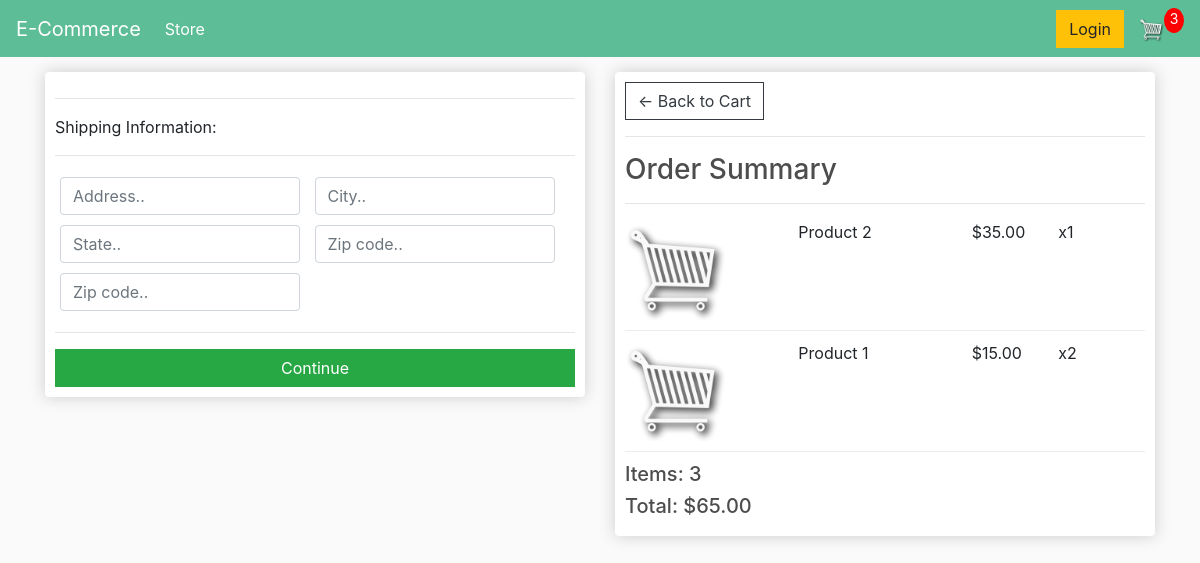
/checkout/ (signed in), run on an earlier commit of the app's database.
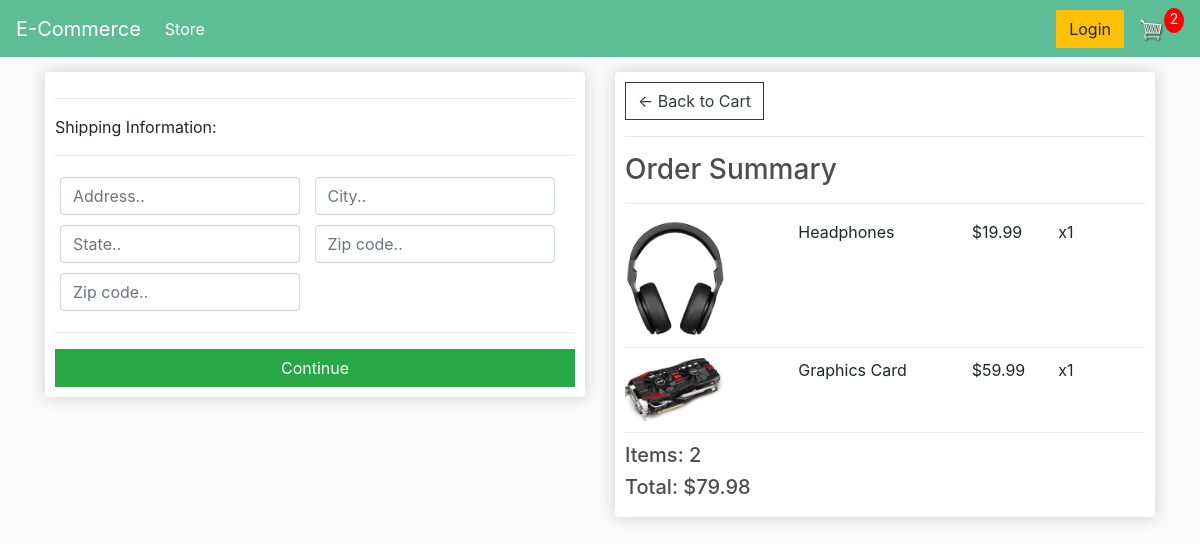
And on a later commit of the database.
### store/models.py (models this page shows, shortened)
class OrderItem(models.Model):
    product = models.ForeignKey(Product, on_delete=models.SET_NULL, null=True)
    order = models.ForeignKey(Order, on_delete=models.SET_NULL, null=True)
    quantity = models.IntegerField(default=0, null=True, blank=True)
    date_addded = models.DateTimeField(auto_now_add=True)
    @property
    def get_total(self):
        total = self.product.price * self.quantity
        return total

class Product(models.Model):
    name = models.CharField(max_length=200, null=True)
    price = models.DecimalField(max_digits=5, decimal_places=2)
    digital = models.BooleanField(default=False, null=True, blank=False)
    image = models.ImageField(null=True, blank=True, )
    @property
    def imageURL(self):
        try:
            url = self.image.url
        except:
            url = ''
        return url

class Order(models.Model):
    customer = models.ForeignKey(Customer, on_delete=models.SET_NULL, blank=True, null=True)
    date_ordered = models.DateTimeField(auto_now_add=True)
    complete = models.BooleanField(default=False, null=True, blank=False)
    transaction_id = models.CharField(max_length=200, null=True)
    @property
    def shipping(self):
        shipping = False
        orderitems = self.orderitem_set.all()
        for i in orderitems:
            if i.product.digital == False:
                shipping = True
        return shipping
    @property
    def get_cart_total(self):
        orderitems = self.orderitem_set.all()
        total = sum([item.get_total for item in orderitems])
        return total
    @property
    def get_cart_items(self):
        orderitems = self.orderitem_set.all()
        total = sum([item.quantity for item in orderitems])
        return total

### store/views.py (the view)
# urls.py: path('checkout/', views.checkout, name='checkout'),
def checkout(request):
    data = cartData(request)
    cartItems = data['cartItems']
    order = data['order']
    items = data['items']
    context = {'items': items, 'order': order, 'cartItems': cartItems}
    return render(request, 'store/checkout.html', context)

### store/utils.py (called while the page is built)
def cartData(request):
    if request.user.is_authenticated:
        customer = request.user.customer
        order, created = Order.objects.get_or_create(customer=customer, complete=False)
        items = order.orderitem_set.all()
        cartItems = order.get_cart_items
    else:
        cookieData = cookieCart(request)
        cartItems = cookieData['cartItems']
        order = cookieData['order']
        items = cookieData['items']
    return {'cartItems':cartItems, 'order':order, 'items':items}

### store/templates/store/checkout.html (shortened to what this page needs)
{% extends 'store/main.html' %}
{% load static %}
{% block content %}
    <div class="row">
        <div class="col-lg-6">
            <div class="box-element" id="form-wrapper">
                <form id="form">
                    <div id="shipping-info">
                        <hr>
                        <p>Shipping Information:</p>
                        <hr>
                        <div class="form-field">
                            <input class="form-control" type="text" name="address" placeholder="Address..">
                        </div>
                        <div class="form-field">
                            <input class="form-control" type="text" name="city" placeholder="City..">
                        </div>
                        <div class="form-field">
                            <input class="form-control" type="text" name="state" placeholder="State..">
                        </div>
                        <div class="form-field">
                            <input class="form-control" type="text" name="zipcode" placeholder="Zip code..">
                        </div>
                        <div class="form-field">
                            <input class="form-control" type="text" name="country" placeholder="Zip code..">
                        </div>
                    </div>
                    <hr>
                    <input id="form-button" class="btn btn-success btn-block" type="submit" value="Continue">
                </form>
            </div>
            <br>
        </div>
        <div class="col-lg-6">
            <div class="box-element">
                <a  class="btn btn-outline-dark" href="{% url 'cart' %}">&#x2190; Back to Cart</a>
                <hr>
                <h3>Order Summary</h3>
                <hr>
                {% for item in items %}
                    <div class="cart-row">
                        <div style="flex:2"><img class="row-image" src="{{item.product.imageURL}}"></div>
                        <div style="flex:2"><p>{{item.product.name}}</p></div>
                        <div style="flex:1"><p>${{item.product.price}}</p></div>
                        <div style="flex:1"><p>x{{item.quantity}}</p></div>
                    </div>
                {% endfor %}
                <h5>Items: {{order.get_cart_items}}</h5>
                <h5>Total: ${{order.get_cart_total|floatformat:2}}</h5>
            </div>
        </div>
    </div>
{% endblock content %}

What changed in the data, as far as the page shows it:
no longer on this page (row unchanged): OrderItem: product.imageURL (picture), product.name "Product 2", product.price "35.00", quantity "1"
no longer on this page (row unchanged): OrderItem: product.imageURL (picture), product.name "Product 1", product.price "15.00", quantity "2"
no longer on this page (row edited): Order: get_cart_items "3", get_cart_total "65.00"
added OrderItem: product.imageURL (picture), product.name "Headphones", product.price "19.99", quantity "1"
added OrderItem: product.imageURL (picture), product.name "Graphics Card", product.price "59.99", quantity "1"
added Order: get_cart_items "2", get_cart_total "79.98"
Also different on the page:
{{ cartItems }}: "3" → "2"
